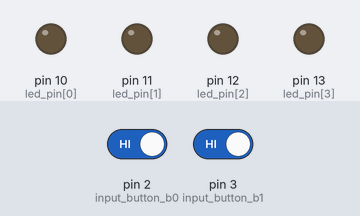
Simulated run of this sketch. Board: Arduino Uno, built with avr-gcc and run on an emulated ATmega328P. Parts: output pins drawn as LEDs (lit = HIGH). The test bench sets the inputs (shaded band); at power-on: pin 2 (input_button_b0) HIGH, pin 3 (input_button_b1) HIGH.

Above: at 1.2 s.
1.3 s: pin 2 (input_button_b0) driven LOW and pin 3 (input_button_b1) driven LOW
At 2.5 s:
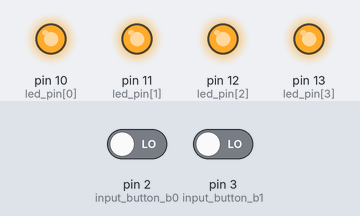
Timing chart, 0 to 4.3 s (numbered marks = the images above; inputs shaded):
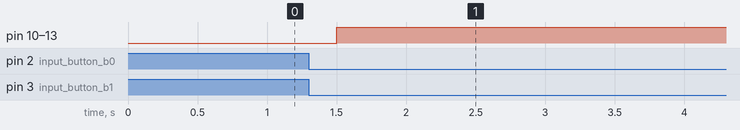

The sketch:

6.three_func_press_hold.ino
```cpp
#include <stdio.h>
String pattern = "111100111010";
int led_pin[4] = {10,11,12,13};
int index_led = 3;
int input_button_b0 = 2;
int input_button_b1 = 3;
int delay_bounce = 100;
static void setup() {
  pinMode(input_button_b0 , INPUT);
  pinMode(input_button_b1 , INPUT);
  for(int number_led = 0 ; number_led < sizeof(led_pin)/sizeof(led_pin[0]) ; number_led++){
    pinMode(led_pin[number_led] , HIGH);
  }
}
static void loop() {
  if (digitalRead(input_button_b0) == LOW && digitalRead(input_button_b1) == LOW){
    boolean value = debounce(input_button_b0);
    if (value = HIGH){
      for (int number=0 ; number < 4 ; number ++){
        digitalWrite(led_pin[number] , pattern[number]-48);
      }
    }
  }
  if (digitalRead(input_button_b0) == HIGH && digitalRead(input_button_b1) == LOW){
    boolean value = debounce(input_button_b0);
    if (value = HIGH){
      for (int number=4 ; number < 8 ; number ++){
        digitalWrite(led_pin[number] , pattern[number]-48);
      }
    }
  }
  if (digitalRead(input_button_b0) == LOW && digitalRead(input_button_b1) == HIGH){
    boolean value = debounce(input_button_b0);
    if (value = HIGH){
      for (int number=8 ; number < 12 ; number ++){
        digitalWrite(led_pin[number] , pattern[number]-48);
      }
    }
  }
}
static boolean debounce(int pin){
  boolean previous_state = digitalRead(pin);
  for(int count = 0 ; count < delay_bounce ; count ++){
    boolean state = digitalRead(pin);
    delay(1);
    if (state != previous_state){
      count = 0 ;
      previous_state = state;
    }
  }
  return previous_state;
}
```

Measured:
- after the input at 1.3 s, pin 10 (led_pin[0]), pin 11 (led_pin[1]), pin 12 (led_pin[2]), pin 13 (led_pin[3]): LOW → HIGH after 0.20 s
